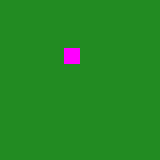

Rendered tile map (Tiled .tmx) drawn with the repository's tilesets; below, a short description and the full map source, tile grids included:
An orthogonal 10x10 tile map with 16x16 px tiles, 1 tile layer (Tile Layer 1).

<map version="1.4" tiledversion="1.4.2" orientation="orthogonal" renderorder="right-down" width="10" height="10" tilewidth="16" tileheight="16" infinite="0" nextlayerid="2" nextobjectid="1">
 <tileset firstgid="1" name="basic_tiles" tilewidth="16" tileheight="16" tilecount="2" columns="2">
  <image source="../assets/tilesets/basic_tiles.png" width="32" height="16" />
 </tileset>
 <layer id="1" name="Tile Layer 1" width="10" height="10">
  <data encoding="csv">
1,1,1,1,1,1,1,1,1,1,
1,1,1,1,1,1,1,1,1,1,
1,1,1,1,1,1,1,1,1,1,
1,1,1,1,2,1,1,1,1,1,
1,1,1,1,1,1,1,1,1,1,
1,1,1,1,1,1,1,1,1,1,
1,1,1,1,1,1,1,1,1,1,
1,1,1,1,1,1,1,1,1,1,
1,1,1,1,1,1,1,1,1,1,
1,1,1,1,1,1,1,1,1,1
  </data>
 </layer>
</map>
